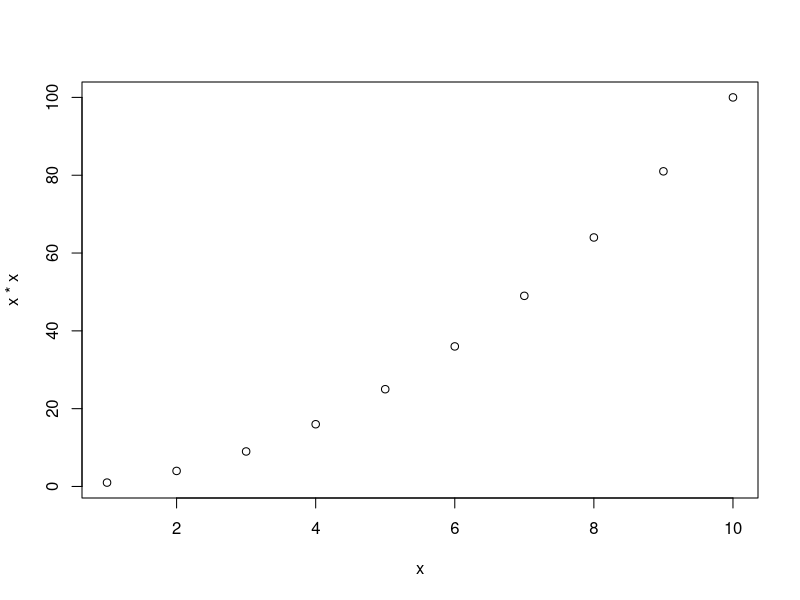

Write R code to recreate this figure.
####### Commenitng ######
# this is how you comment in R.
# Commenting helps you define what your code does.
#It also helps others to understand your code.

# We will use this file to learn the basics of writing R code.

######## Operators ########
# Open RStudio, click on the “Console” pane,
# type 1+1 and press enter.
# R displays the result of the calculation.
# In this document, we will show such an interaction with R as below
1 + 1 # to run this code, place cursor on the line and press enter

# + is called an operator.
# R has the operators you would expect for for basic mathematics: + - * / ^.
# It also has operators that do more obscure things.

# * has higher precedence than +.
# We can use brackets if necessary ( ). Try
1+2*3 # and
(1+2)*3
# Can you tell what is the difference?

# We can compare with == < > <= >= !=.
# This produces a logical value, TRUE or FALSE.
# Note the double equals, ==, for equality comparison.
2 * 2 == 4

######## Variables #########
# A variable is a name for a value.
# We can create a new variable by assigning a value to it using =.
width = 5

# RStudio helpfully shows us the variable in the “Environment” pane.
# We can also print it by typing the name of the variable and hitting enter.
# In general, R will print to the console any object returned by a function or
# operation unless we assign it to a variable.
width

# We can also change a variable’s value by assigning it a new value:
width = 10
width

# Let's write more code to perform basic math calculations
# Save area in "area" variable
area = width * width

numOne = 1
numTwo = 2
numThree = numOne + numTwo

# We are assigning a "string" or text to a variable called
# myString. A variable stores an item (a string, a number, etc)
# in memory as an "object" for later use.
myString = "Hello, World!"
myString


######### Vectors ##########
# Let's create some more complicated but common objects
# a vector is a collection of items(e.g numbers, words, etc) with the same mode.
# We can make vectors with c( ), for example c(1,2,3).
# c means “combine”. R is obsesssed with vectors,
# in R even single numbers are vectors of length one.
# Many things that can be done with a single number can also be done with a vector.
# For example arithmetic can be done on vectors as it can be on single numbers.
myvec <- c(10,20,30,40,50)
myvec

# try each of these
myvec + 1
myvec * 5
myvec + myvec
c(60, myvec)
c(myvec, myvec)

# We will also encounter vectors of character strings, for example
c("hello","world")
items = c("spam", "eggs", "beans", "bacon", "sausage")

# ### **** Remember that all elements in a vector must be the same type

# Access elements of a vector with [ ],
# for example myvec[1] to get the first element.
# You can also assign to a specific element of a vector.
myvec[1]
myvec[2]
myvec[3:5] # we can specify a sequence with the colon : like this

# Can we use a vector to index another vector? Yes!
myind = c(4,3,2)
myvec[myind]

# Try
x = 1:10
x*x
plot(x, x*x) # This is called a function

######### Functions ########
# Functions are the things that do all the work for us in R:
# calculate, manipulate data, read and write to files, produce plots.
# R has many built in functions and we will also be loading more
# specialized functions from “packages”.
# We’ve already seen several functions: c( ), length( ), and plot( ).
# Let’s now have a look at sum( ).
# We called the function sum with the argument myvec, and it returned the value 135.
sum(myvec)

# You can ask for help about a function with "?"
?sum()
?length()

# Some functions take more than one argument.
# Let’s look at the function rep, which means “repeat”,
# and which can take a variety of different arguments.
# In the simplest case, it takes a value and the number
# of times to repeat that value.
?rep()
rep(x = 42, times = 10)
rep(x = c(1,2,3), times = 10)

# this is a built in function which prints its input
# (object in parentheses to the console)
print(myString)
mode(myString)

